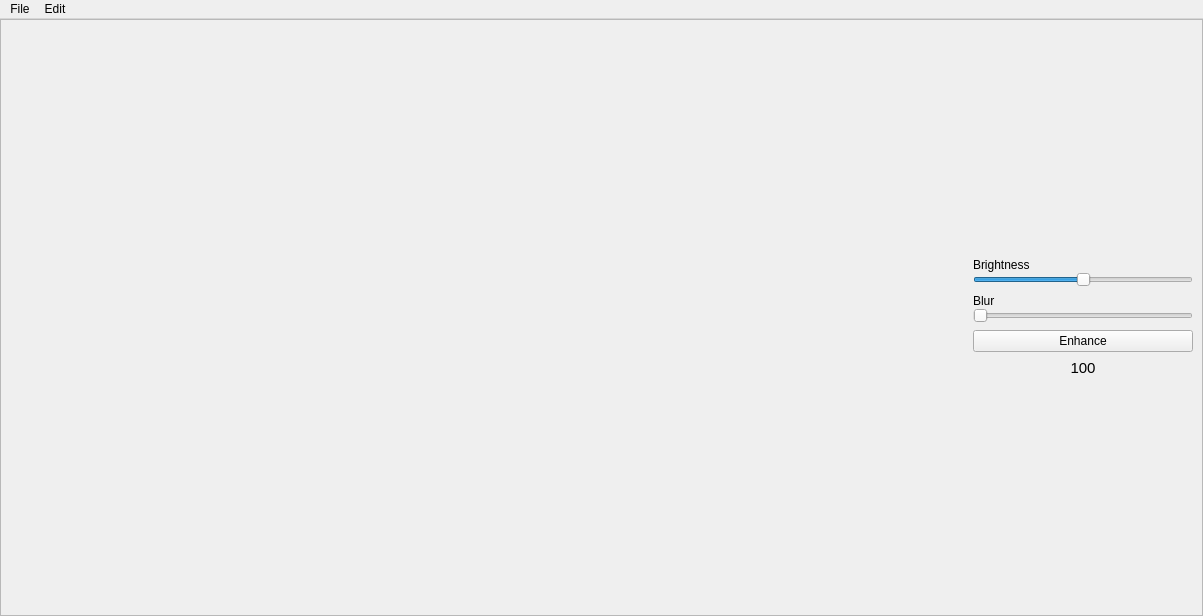
<?xml version="1.0" encoding="UTF-8"?>
<ui version="4.0">
 <class>MainWindow</class>
 <widget class="QMainWindow" name="MainWindow">
  <property name="geometry">
   <rect>
    <x>0</x>
    <y>0</y>
    <width>1203</width>
    <height>616</height>
   </rect>
  </property>
  <property name="sizePolicy">
   <sizepolicy hsizetype="Expanding" vsizetype="Maximum">
    <horstretch>0</horstretch>
    <verstretch>0</verstretch>
   </sizepolicy>
  </property>
  <property name="windowTitle">
   <string>MainWindow</string>
  </property>
  <widget class="QWidget" name="centralwidget">
   <property name="sizePolicy">
    <sizepolicy hsizetype="Maximum" vsizetype="Maximum">
     <horstretch>0</horstretch>
     <verstretch>0</verstretch>
    </sizepolicy>
   </property>
   <layout class="QHBoxLayout" name="horizontalLayout">
    <property name="leftMargin">
     <number>0</number>
    </property>
    <property name="topMargin">
     <number>0</number>
    </property>
    <property name="rightMargin">
     <number>0</number>
    </property>
    <property name="bottomMargin">
     <number>0</number>
    </property>
    <item>
     <widget class="QFrame" name="centralWidgetFrame">
      <property name="frameShape">
       <enum>QFrame::NoFrame</enum>
      </property>
      <property name="frameShadow">
       <enum>QFrame::Plain</enum>
      </property>
      <layout class="QGridLayout" name="gridLayout_3">
       <property name="leftMargin">
        <number>0</number>
       </property>
       <property name="topMargin">
        <number>0</number>
       </property>
       <property name="rightMargin">
        <number>0</number>
       </property>
       <property name="bottomMargin">
        <number>0</number>
       </property>
       <property name="spacing">
        <number>0</number>
       </property>
       <item row="0" column="0">
        <widget class="QFrame" name="mainFrame">
         <property name="frameShape">
          <enum>QFrame::StyledPanel</enum>
         </property>
         <property name="frameShadow">
          <enum>QFrame::Raised</enum>
         </property>
         <layout class="QHBoxLayout" name="horizontalLayout_2">
          <property name="leftMargin">
           <number>0</number>
          </property>
          <property name="topMargin">
           <number>0</number>
          </property>
          <property name="bottomMargin">
           <number>0</number>
          </property>
          <item>
           <widget class="QFrame" name="imageViewerFrame">
            <property name="frameShape">
             <enum>QFrame::NoFrame</enum>
            </property>
            <property name="frameShadow">
             <enum>QFrame::Plain</enum>
            </property>
            <layout class="QGridLayout" name="gridLayout">
             <property name="leftMargin">
              <number>0</number>
             </property>
             <property name="topMargin">
              <number>0</number>
             </property>
             <property name="rightMargin">
              <number>0</number>
             </property>
             <property name="bottomMargin">
              <number>0</number>
             </property>
             <property name="spacing">
              <number>0</number>
             </property>
             <item row="0" column="0">
              <layout class="QGridLayout" name="imageDisplayer">
               <property name="sizeConstraint">
                <enum>QLayout::SetNoConstraint</enum>
               </property>
               <property name="spacing">
                <number>0</number>
               </property>
              </layout>
             </item>
            </layout>
           </widget>
          </item>
          <item>
           <widget class="QFrame" name="effectsFrame">
            <property name="sizePolicy">
             <sizepolicy hsizetype="Expanding" vsizetype="Maximum">
              <horstretch>0</horstretch>
              <verstretch>0</verstretch>
             </sizepolicy>
            </property>
            <property name="minimumSize">
             <size>
              <width>211</width>
              <height>0</height>
             </size>
            </property>
            <property name="maximumSize">
             <size>
              <width>220</width>
              <height>16777215</height>
             </size>
            </property>
            <property name="frameShape">
             <enum>QFrame::NoFrame</enum>
            </property>
            <property name="frameShadow">
             <enum>QFrame::Plain</enum>
            </property>
            <property name="lineWidth">
             <number>0</number>
            </property>
            <layout class="QVBoxLayout" name="verticalLayout">
             <property name="spacing">
              <number>0</number>
             </property>
             <property name="leftMargin">
              <number>0</number>
             </property>
             <property name="topMargin">
              <number>0</number>
             </property>
             <property name="rightMargin">
              <number>0</number>
             </property>
             <property name="bottomMargin">
              <number>0</number>
             </property>
             <item>
              <widget class="QLabel" name="label">
               <property name="text">
                <string>Brightness</string>
               </property>
              </widget>
             </item>
             <item>
              <widget class="QSlider" name="brightnessSlider">
               <property name="maximum">
                <number>200</number>
               </property>
               <property name="value">
                <number>100</number>
               </property>
               <property name="orientation">
                <enum>Qt::Horizontal</enum>
               </property>
              </widget>
             </item>
             <item>
              <spacer name="verticalSpacer_3">
               <property name="orientation">
                <enum>Qt::Vertical</enum>
               </property>
               <property name="sizeHint" stdset="0">
                <size>
                 <width>20</width>
                 <height>7</height>
                </size>
               </property>
              </spacer>
             </item>
             <item>
              <widget class="QLabel" name="label_3">
               <property name="text">
                <string>Blur</string>
               </property>
              </widget>
             </item>
             <item>
              <widget class="QSlider" name="blurSlider">
               <property name="maximum">
                <number>100</number>
               </property>
               <property name="orientation">
                <enum>Qt::Horizontal</enum>
               </property>
              </widget>
             </item>
             <item>
              <spacer name="verticalSpacer">
               <property name="orientation">
                <enum>Qt::Vertical</enum>
               </property>
               <property name="sizeHint" stdset="0">
                <size>
                 <width>20</width>
                 <height>7</height>
                </size>
               </property>
              </spacer>
             </item>
             <item>
              <widget class="QPushButton" name="enhanceButton">
               <property name="text">
                <string>Enhance</string>
               </property>
              </widget>
             </item>
             <item>
              <spacer name="verticalSpacer_4">
               <property name="orientation">
                <enum>Qt::Vertical</enum>
               </property>
               <property name="sizeHint" stdset="0">
                <size>
                 <width>20</width>
                 <height>7</height>
                </size>
               </property>
              </spacer>
             </item>
             <item>
              <widget class="QLabel" name="intensityLabel">
               <property name="font">
                <font>
                 <pointsize>11</pointsize>
                </font>
               </property>
               <property name="text">
                <string>100</string>
               </property>
               <property name="alignment">
                <set>Qt::AlignCenter</set>
               </property>
              </widget>
             </item>
            </layout>
           </widget>
          </item>
         </layout>
        </widget>
       </item>
      </layout>
     </widget>
    </item>
   </layout>
  </widget>
  <widget class="QMenuBar" name="menuBar">
   <property name="geometry">
    <rect>
     <x>0</x>
     <y>0</y>
     <width>1203</width>
     <height>30</height>
    </rect>
   </property>
   <widget class="QMenu" name="menuFile">
    <property name="title">
     <string>File</string>
    </property>
    <addaction name="actionOpen"/>
    <addaction name="actionSave"/>
   </widget>
   <widget class="QMenu" name="menuEdit">
    <property name="title">
     <string>Edit</string>
    </property>
    <widget class="QMenu" name="menuConvert">
     <property name="title">
      <string>Convert</string>
     </property>
     <addaction name="actionFrom_RAW"/>
     <addaction name="actionFrom_iPhone"/>
    </widget>
    <addaction name="actionReduce_Size"/>
    <addaction name="actionResize"/>
    <addaction name="menuConvert"/>
   </widget>
   <addaction name="menuFile"/>
   <addaction name="menuEdit"/>
  </widget>
  <action name="actionOpen">
   <property name="text">
    <string>Open</string>
   </property>
   <property name="shortcut">
    <string>Ctrl+O</string>
   </property>
  </action>
  <action name="actionSave">
   <property name="text">
    <string>Save</string>
   </property>
   <property name="shortcut">
    <string>Ctrl+S</string>
   </property>
  </action>
  <action name="actionReduce_Size">
   <property name="text">
    <string>Reduce Size on Disk</string>
   </property>
  </action>
  <action name="actionResize">
   <property name="text">
    <string>Resize</string>
   </property>
  </action>
  <action name="actionFrom_RAW">
   <property name="text">
    <string>From RAW</string>
   </property>
  </action>
  <action name="actionFrom_iPhone">
   <property name="text">
    <string>From iPhone</string>
   </property>
  </action>
 </widget>
 <resources/>
 <connections/>
</ui>
